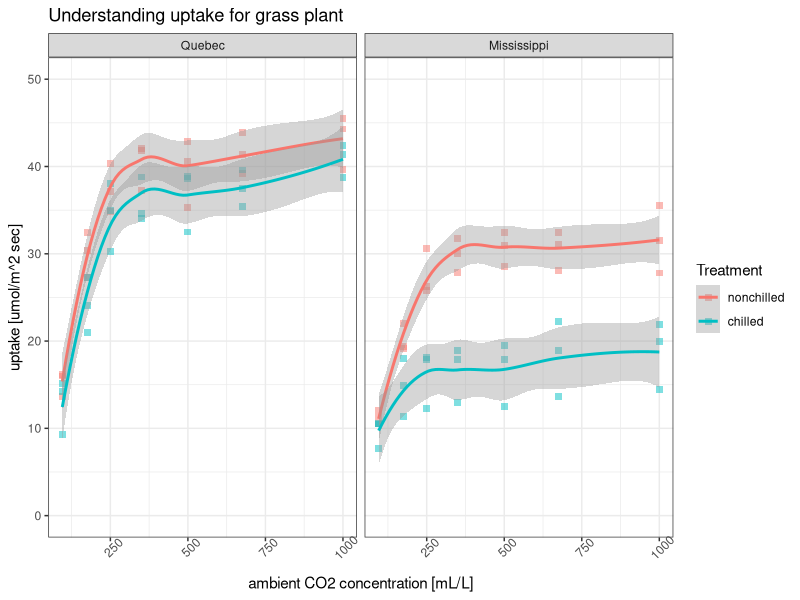

Source code (R):
# File: R_Data_visualization_b.R
# Course: Ch4.R.Data.Visualization
# Section: load dataset CO2 in R 
#         coord_cartesian,
#         geom_point, geom_smooth,
#         facet_wrap, labs,
#         theme_bw, theme
# Author: vvn weian chao, CoLLab cc, vvnchao@gmail.com
# Date: 2021-10-25

data()
?CO2
View(CO2)
# Carbon Dioxide Uptake in Grass Plants
names(CO2)
# Plant- an ordered factor, Qn1 < Qn2 < Qn3...
# Type- Quebec, Mississippi
# Treament- nonchilled, chilled
# conc- ambient carbon dioxide concentrations [mL/L]
# uptake- uptake rates (umol/m^2 sec)

# load library
library(ggplot2)
ggplot(data = CO2, 
       aes(conc, uptake, color = Treatment))+
  coord_cartesian(ylim = c(0,50))+
  geom_point(size = 2, shape = 15, alpha = 0.5)+ #alpha透明度
  geom_smooth()+
  facet_wrap(CO2$Type)+
  labs(title = "Understanding uptake for grass plant"
       , x = "ambient CO2 concentration [mL/L]"
       , y = "uptake [umol/m^2 sec]")+
  theme_bw()+
  theme(axis.text.x = element_text(angle = 45))
